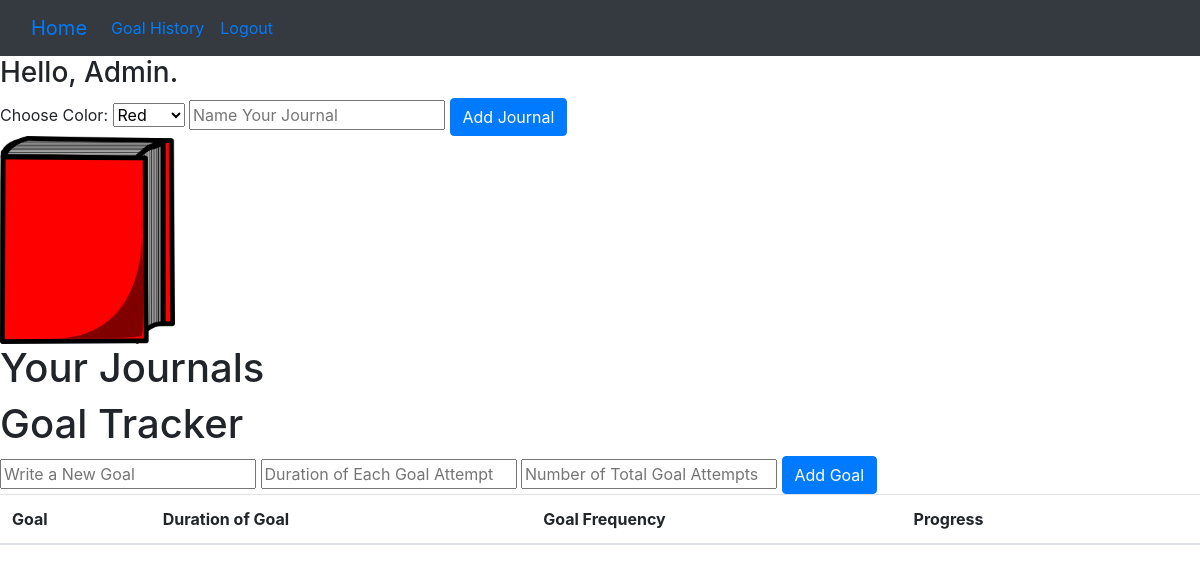
The page / (signed in) on the database as committed earlier.
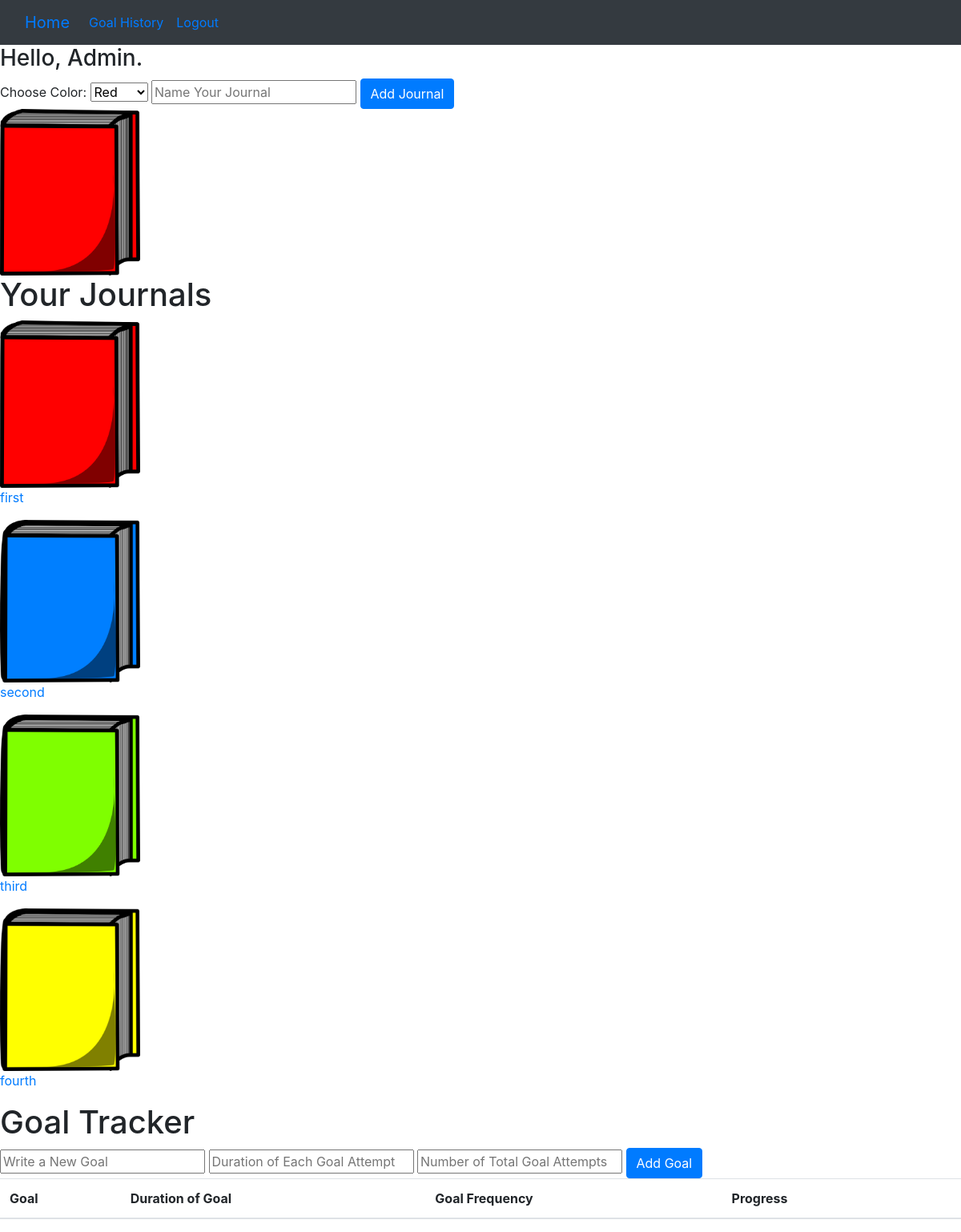
The same page on the database as committed later.
### Goalify/models.py (models this page shows, shortened)
class Journal(models.Model):
    journal_style = models.ImageField(null=True, blank=True)
    journal_color = models.CharField(max_length = 15, choices = COLOR_CHOICES, null = False, blank = False, default = "Red")
    journal_name = models.CharField(max_length = 50, null = True, blank = True)
    user = models.ForeignKey(User, on_delete=models.CASCADE, null = True, blank = True)

### Goalify/views.py (the view)
# urls.py: path('', views.index, name='index'),
def index(request):
     goals = Goal.objects.filter(user=request.user).all().order_by('-date')
     journals = Journal.objects.filter(user=request.user).all()
     if request.method == "POST":
          formo = GoalForm(request.POST)
          form = JournalForm(request.POST)
          if form.is_valid():
               new_journal = form.save()
               new_journal.journal_color = request.POST['journal_color']
               new_journal.journal_style = f"{new_journal.journal_color}.png"
               new_journal.journal_name = request.POST['journal_name']
               new_journal.user = request.user
               new_journal.save()
               return HttpResponseRedirect(reverse("index"))
          if formo.is_valid():
               new_goal = formo.save()
               new_goal.user = request.user
               new_goal.name = request.POST['name']
               new_goal.goal_time = request.POST['goal_time']
               new_goal.frequency = request.POST['frequency']
               new_goal.progress_start = 0
               new_goal.progress_total = request.POST['frequency']
               new_goal.date = current_time
               new_goal.save()
               Timer.objects.create(id=new_goal.id, time=new_goal.goal_time)
               return HttpResponseRedirect(reverse("index"))
     else:
          formo = GoalForm
          form = JournalForm
          return render(request, 'goalify/index.html', {
               'form': form,
               'formo': formo,
               'journals': journals,
               'goals': goals
          })

### Goalify/templates/goalify/index.html (shortened to what this page needs)
{% extends "goalify/layout.html" %}
{% block body%}
    <h3>Hello, {{ request.user.username }}.</h3>
    <div class="journal-form">
        <form action="" method="POST" onchange="customize(this)">
            {{ form }}
            <button type="submit" class="btn btn-primary">Add Journal</button>
        </form>
    </div>
    <img id="journal-design" src="/static/Images/Red.png" alt="journal-pic"></img>
    <h1>Your Journals</h1>
    <div>
        {% for journal in journals %}
            <img id="journal-design" src="{{ journal.journal_style.url }}">
            <p><a href= "{% url 'entry' journal_id=journal.id %}">{{ journal.journal_name }}</a></p>
        {% endfor %}
    </div>
    <h1>Goal Tracker</h1>
    <div class="goal-form">
        <form action="" method="POST">
            {{ formo }}
            <button type="submit" class="btn btn-primary">Add Goal</button>
        </form>
    </div>
    <table class="table">
        <thead>
          <tr>
            <th scope="col">Goal</th>
            <th scope="col">Duration of Goal</th>
            <th scope="col">Goal Frequency</th>
            <th scope="col">Progress</th>
            <th></th>
          </tr>
        </thead>
      </table>
{% endblock %}

Rows that differ between the two databases and show on the page:
added Journal: journal_style (picture), journal_name "first"
added Journal: journal_style (picture), journal_name "second"
added Journal: journal_style (picture), journal_name "third"
added Journal: journal_style (picture), journal_name "fourth"
